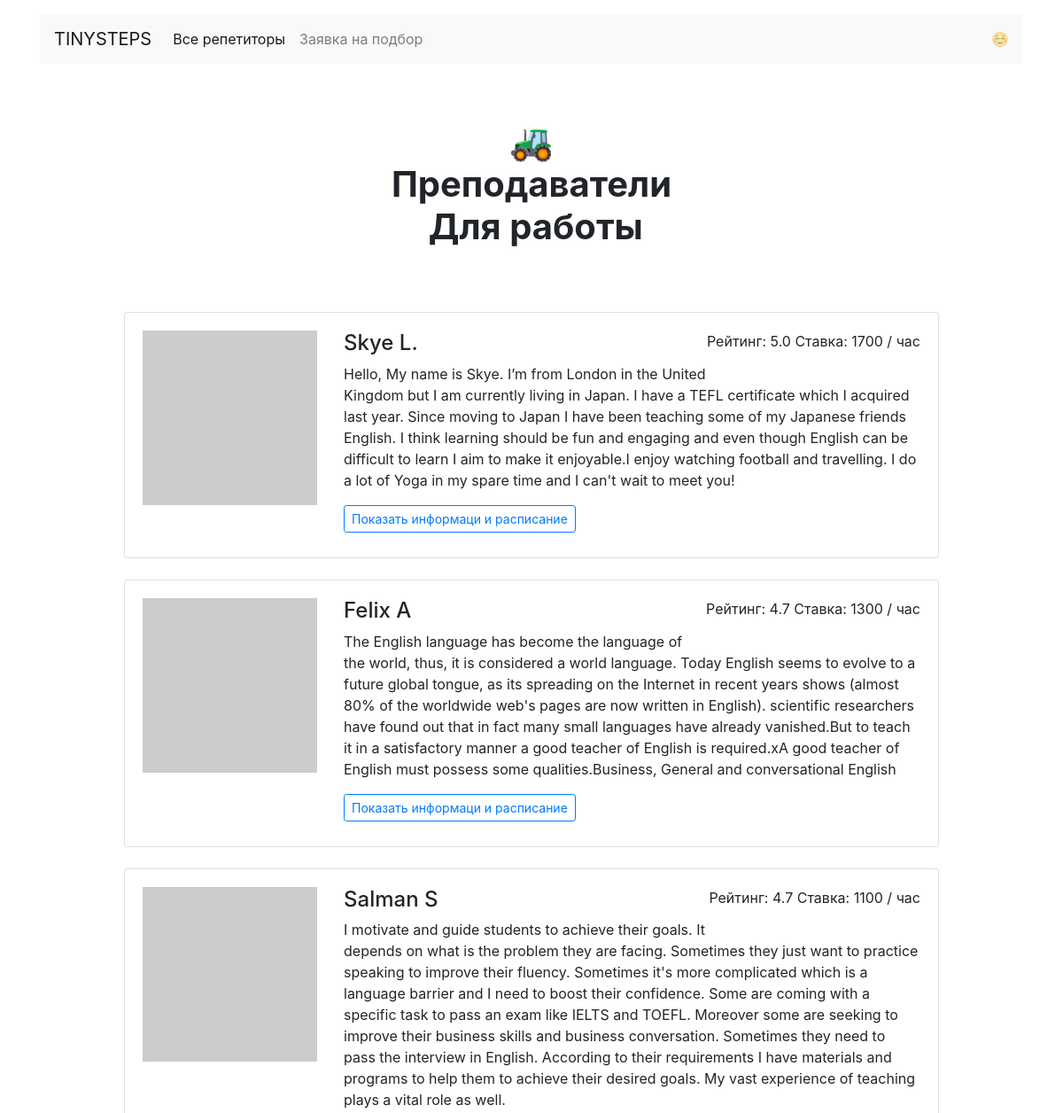
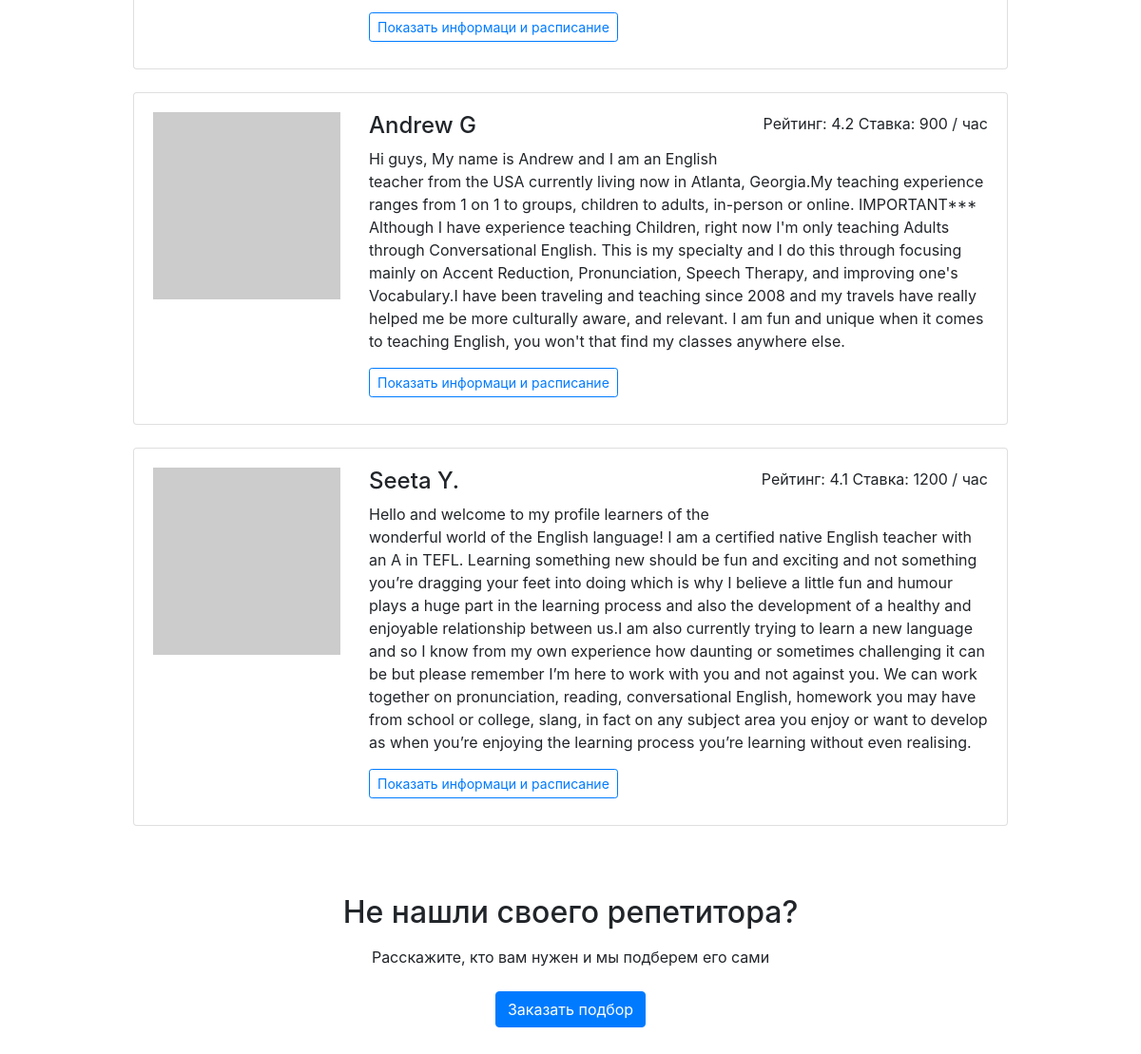
The page /goals/work on the database its author committed (2 pictures, top to bottom).
### app.py (models this page shows)
class Tutor(db.Model):
    __tablename__ = "tutors"
    id = db.Column(db.Integer, primary_key=True)
    name = db.Column(db.String(50), nullable=False)
    about = db.Column(db.String(255*4), nullable=False)
    rating = db.Column(db.Float)
    picture = db.Column(db.String(255), nullable=False)
    price = db.Column(db.Integer, nullable=False)
    free = db.Column(db.JSON)
    goals = db.Column(db.JSON)
    booking = db.relationship("Booking", back_populates="tutor")

### app.py (the view)
@app.route("/goals/<goal>")
def template_goals(goal):
    tutors = []
    for tutor in db.session.query(Tutor).filter(Tutor.goals.contains(goal)).order_by(Tutor.rating.desc()).all():
        tutors.append(get_tutor_dict(tutor))
    return render_template("goal.html",
                           tutors=tutors,
                           goals=goals,
                           curr_goal=goal,
                           **params)

### app.py (called while the page is built)
def get_tutor_dict(tutor):
    return {
        'id': tutor.id,
        'name': tutor.name,
        'about': tutor.about,
        'rating': tutor.rating,
        'price': tutor.price,
        'picture': tutor.picture,
        'goals': tutor.goals,
        'free': tutor.free,
    }

### templates/goal.html
{% extends 'base.html' %}
{% block main_content %}
  <main class="container mt-3">
    <h1 class="h1 text-center w-50 mx-auto mt-1 py-5 mb-4"><strong>🚜<br />Преподаватели <br>  {{ goals[curr_goal] }}</strong></h1>
      <div class="row">
      <div class="col-12 col-lg-10 offset-lg-1 m-auto">
        {% for tutor in tutors %}
        <div class="card mb-4">
          <div class="card-body">
            <div class="row">
              <div class="col-3"><img src="{{ tutor['picture'] }}" class="img-fluid" alt=""></div>
              <div class="col-9">
                <p class="float-right">Рейтинг: {{ tutor['rating'] }} Ставка: {{ tutor['price'] }} / час</p>
                <h2 class="h4">{{ tutor['name'] }}</h2>
                <p>{{ tutor['about'] }}</p>
                <a href="{{ url_for('template_profiles', tutor_id=tutor['id']) }}" class="btn btn-outline-primary btn-sm mr-3 mb-2">Показать информаци и расписание</a>
              </div>
            </div>
          </div>
        </div>
        {% endfor %}
      </div>
    </div>
    <h2 class="text-center mt-5 mb-3">Не нашли своего репетитора?</h2>
    <p class="text-center mb-4">Расскажите, кто вам нужен и мы подберем его сами</p>
    <div class="text-center pb-5">
        <a href="request.html" class="btn btn-primary">Заказать подбор</a>
    </div>
  </main>
{% endblock %}

### rows shown on the page
Tutor: rating "5.0", price "1700", name "Skye L.", about "Hello, My name is Skye. I’m from London in the United Kingdom but I am currently living in Japan. I have a TEFL certificate which I acquired last year. Since moving to Japan I have been teaching some of my Japanese friends English. I think learning should be fun and engaging and even though English can be difficult to learn I aim to make it enjoyable.I enjoy watching football and travelling. I do a lot of Yoga in my spare time and I can't wait to meet you!"
Tutor: rating "4.7", price "1300", name "Felix A", about "The English language has become the language of the world, thus, it is considered a world language. Today English seems to evolve to a future global tongue, as its spreading on the Internet in recent years shows (almost 80% of the worldwide web's pages are now written in English). scientific researchers have found out that in fact many small languages have already vanished.But to teach it in a satisfactory manner a good teacher of English is required.xA good teacher of English must possess some qualities.Business, General and conversational English"
Tutor: rating "4.7", price "1100", name "Salman S", about "I motivate and guide students to achieve their goals. It depends on what is the problem they are facing. Sometimes they just want to practice speaking to improve their fluency. Sometimes it's more complicated which is a language barrier and I need to boost their confidence. Some are coming with a specific task to pass an exam like IELTS and TOEFL. Moreover some are seeking to improve their business skills and business conversation. Sometimes they need to pass the interview in English. According to their requirements I have materials and programs to help them to achieve their desired goals. My vast experience of teaching plays a vital role as well."
Tutor: rating "4.2", price "900", name "Andrew G", about "Hi guys, My name is Andrew and I am an English teacher from the USA currently living now in Atlanta, Georgia.My teaching experience ranges from 1 on 1 to groups, children to adults, in-person or online. IMPORTANT*** Although I have experience teaching Children, right now I'm only teaching Adults through Conversational English. This is my specialty and I do this through focusing mainly on Accent Reduction, Pronunciation, Speech Therapy, and improving one's Vocabulary.I have been traveling and teaching since 2008 and my travels have really helped me be more culturally aware, and relevant. I am fun and unique when it comes to teaching English, you won't that find my classes anywhere else."
Tutor: rating "4.1", price "1200", name "Seeta Y.", about "Hello and welcome to my profile learners of the wonderful world of the English language! I am a certified native English teacher with an A in TEFL. Learning something new should be fun and exciting and not something you’re dragging your feet into doing which is why I believe a little fun and humour plays a huge part in the learning process and also the development of a healthy and enjoyable relationship between us.I am also currently trying to learn a new language and so I know from my own experience how daunting or sometimes challenging it can be but please remember I’m here to work with you and not against you. We can work together on pronunciation, reading, conversational English,…"

### other values the page prints
{{ goals[curr_goal] }} "Для работы"
